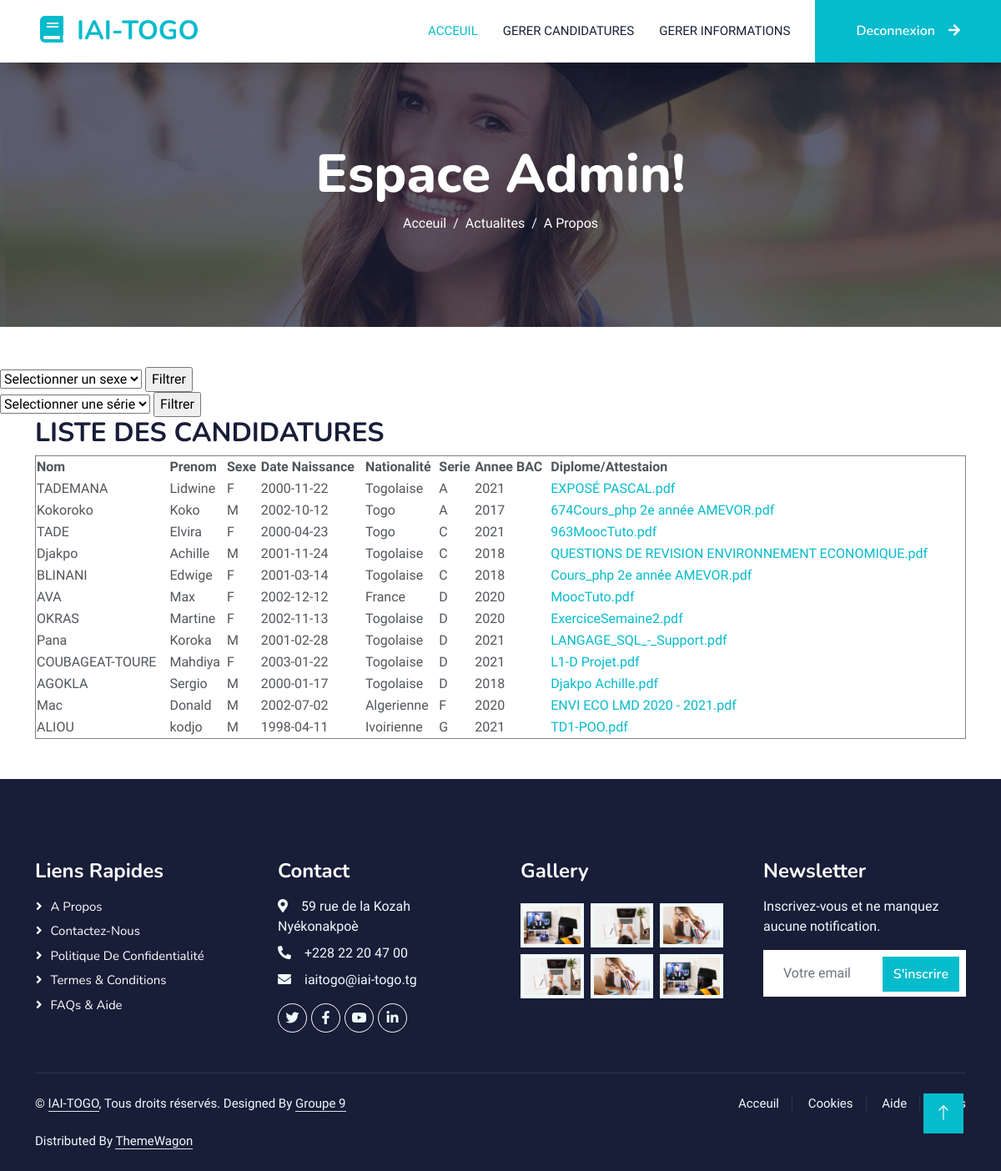
Page /Admin/filtre.php?test=2 (signed in) on the committed database.
### tables this page shows
CREATE TABLE `etudiants` (
  `nom` varchar(20) NOT NULL,
  `prenom` varchar(40) NOT NULL,
  `sexe` char(2) NOT NULL,
  `dateNaiss` date NOT NULL,
  `nationalite` text NOT NULL,
  `serie` char(1) NOT NULL,
  `annee_bac` smallint(6) NOT NULL,
  `idEtudiant` int(5) NOT NULL
);

CREATE TABLE `files` (
  `idfile` int(11) NOT NULL,
  `nom` varchar(50) NOT NULL,
  `chemin` varchar(200) NOT NULL
);

### Admin/filtre.php (the view, shortened to what this page needs)
<!doctype html>
<html>
<head>
    <link href="https://cdnjs.cloudflare.com/ajax/libs/font-awesome/5.10.0/css/all.min.css" rel="stylesheet">
    <link href="https://cdn.jsdelivr.net/npm/bootstrap-icons@1.4.1/font/bootstrap-icons.css" rel="stylesheet">
    <link href="../lib/animate/animate.min.css" rel="stylesheet">
    <link href="../lib/owlcarousel/assets/owl.carousel.min.css" rel="stylesheet">
    <link href="../css/bootstrap.min.css" rel="stylesheet">
    <link href="../css/style.css" rel="stylesheet">
</head>
<body>
	<?php
		require '../config.php';
		include '../adminHeader.php';
	?>
<div class="">
<div>
    <form action="filtre.php" class="myform" method="post">
        <select name="sexe" id="">
            <option value="">Selectionner un sexe</option>
        </select>
        <input type="submit" value="Filtrer">
    </form>
</div>
<div>
    <form action="filtre.php" class="myform" method="post">
        <select name="serie" id="">
            <option value="">Selectionner une série</option>
        </select>
        <input type="submit" value="Filtrer">
    </form>
</div>
</div>
<section class="inscrits">
	<div class="container">
		<?php
		if (isset($_POST['sexe']) or isset($_POST['serie']) or isset($_GET['test'])) {
			if (isset($_POST['sexe']) and $_POST['sexe']=="Mas")
			{
			  $result=$mydb->query("SELECT e.nom,e.prenom,e.sexe,e.dateNaiss,e.nationalite,e.serie,e.annee_bac, f.chemin FROM etudiants e INNER JOIN files f WHERE e.idEtudiant = f.idfile AND sexe='M'");
			  echo "<h2>LISTE DES CANDIDATURES</h2>";
			}
			elseif(isset($_POST['sexe']) and $_POST['sexe']=="Fem")
			{
			  $result=$mydb->query("SELECT e.nom,e.prenom,e.sexe,e.dateNaiss,e.nationalite,e.serie,e.annee_bac, f.chemin FROM etudiants e INNER JOIN files f WHERE e.idEtudiant = f.idfile AND sexe='F'");
			  echo "<h2>LISTE DES CANDIDATURES</h2>";
			}
			elseif (isset($_GET['test']) and $_GET['test']=2) {
			  $result=$mydb->query("SELECT e.nom,e.prenom,e.sexe,e.dateNaiss,e.nationalite,e.serie,e.annee_bac, f.chemin FROM etudiants e INNER JOIN files f WHERE e.idEtudiant = f.idfile order by serie");
			  echo "<h2>LISTE DES CANDIDATURES</h2>";
			}
		}
		$infos = $result->fetchAll();
		?>
		 <table width="100%" border="1">
		<tr>
			<th>Nom</th>
			<th>Prenom</th>
			<th>Sexe</th>
			<th>Date Naissance</th>
			<th>Nationalité</th>
			<th>Serie</th>
			<th>Annee BAC</th>
			<th>Diplome/Attestaion</th>
		</tr>
		<?php
		foreach($infos as $tableaux){
			$valeurs = $tableaux['chemin'];
			$nom = basename($valeurs);
			?><tr><?php
			echo '<td>'.$tableaux['nom'].'</td>';
			echo '<td>'.$tableaux['prenom'].'</td>';
			echo '<td>'.$tableaux['sexe'].'</td>';
			echo '<td>'.$tableaux['dateNaiss'].'</td>';
			echo '<td>'.$tableaux['nationalite'].'</td>';
			echo '<td>'.$tableaux['serie'].'</td>';
			echo '<td>'.$tableaux['annee_bac'].'</td>';
			echo '<td>'."<a href='..$valeurs'download>$nom</a>".'</td>';
		?>
		</tr>
		<?php }
		?>
		</table>
	</div>
</section>
<?php
 include '../footer2.php'
?>
    <a href="#" class="btn btn-lg btn-primary btn-lg-square back-to-top"><i class="bi bi-arrow-up"></i></a>
</body>

### css/style.css (style rules this page uses)
:root { --primary: #06BBCC; --light: #F0FBFC; --dark: #181d38; }
.back-to-top { position: fixed; display: none; right: 45px; bottom: 45px; z-index: 99; }
.btn { font-family: 'Nunito', sans-serif; font-weight: 600; transition: .5s; }
.btn.btn-primary, .btn.btn-secondary { color: #FFFFFF; }
.btn-lg-square { width: 48px; height: 48px; }
.btn-square, .btn-sm-square, .btn-lg-square { padding: 0; display: flex; align-items: center; justify-content: center; font-weight: normal; border-radius: 0px; }

### rows in the picture
etudiants: nom "TADEMANA", prenom "Lidwine", sexe "F", dateNaiss "2000-11-22", nationalite "Togolaise", serie "A", annee_bac "2021", files.chemin "EXPOSÉ PASCAL.pdf"
etudiants: nom "Kokoroko", prenom "Koko", sexe "M", dateNaiss "2002-10-12", nationalite "Togo", serie "A", annee_bac "2017", files.chemin "674Cours_php 2e année AMEVOR.pdf"
etudiants: nom "TADE", prenom "Elvira", sexe "F", dateNaiss "2000-04-23", nationalite "Togo", serie "C", annee_bac "2021", files.chemin "963MoocTuto.pdf"
etudiants: nom "Djakpo", prenom "Achille", sexe "M", dateNaiss "2001-11-24", nationalite "Togolaise", serie "C", annee_bac "2018", files.chemin "QUESTIONS DE REVISION ENVIRONNEMENT ECONOMIQUE.pdf"
etudiants: nom "BLINANI", prenom "Edwige", sexe "F", dateNaiss "2001-03-14", nationalite "Togolaise", serie "C", annee_bac "2018", files.chemin "Cours_php 2e année AMEVOR.pdf"
etudiants: nom "AVA", prenom "Max", sexe "F", dateNaiss "2002-12-12", nationalite "France", serie "D", annee_bac "2020", files.chemin "MoocTuto.pdf"
etudiants: nom "OKRAS", prenom "Martine", sexe "F", dateNaiss "2002-11-13", nationalite "Togolaise", serie "D", annee_bac "2020", files.chemin "ExerciceSemaine2.pdf"
etudiants: nom "Pana", prenom "Koroka", sexe "M", dateNaiss "2001-02-28", nationalite "Togolaise", serie "D", annee_bac "2021", files.chemin "LANGAGE_SQL_-_Support.pdf"
etudiants: nom "COUBAGEAT-TOURE", prenom "Mahdiya", sexe "F", dateNaiss "2003-01-22", nationalite "Togolaise", serie "D", annee_bac "2021", files.chemin "L1-D Projet.pdf"
etudiants: nom "AGOKLA", prenom "Sergio", sexe "M", dateNaiss "2000-01-17", nationalite "Togolaise", serie "D", annee_bac "2018", files.chemin "Djakpo Achille.pdf"
etudiants: nom "Mac", prenom "Donald", sexe "M", dateNaiss "2002-07-02", nationalite "Algerienne", serie "F", annee_bac "2020", files.chemin "ENVI ECO LMD 2020 - 2021.pdf"
etudiants: nom "ALIOU", prenom "kodjo", sexe "M", dateNaiss "1998-04-11", nationalite "Ivoirienne", serie "G", annee_bac "2021", files.chemin "TD1-POO.pdf"
